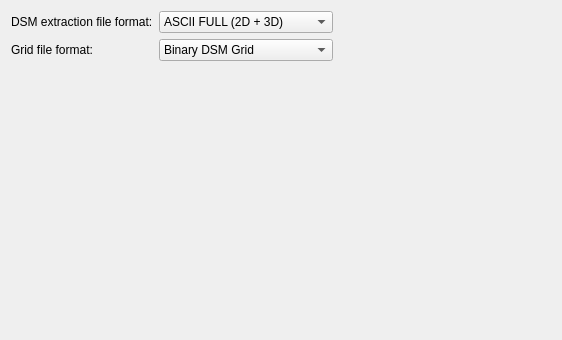
     <widget class="QWidget" name="tab_5">
      <attribute name="title">
       <string>Load / Save options</string>
      </attribute>
      <layout class="QGridLayout" name="gridLayout_14">
       <item row="0" column="0">
        <layout class="QGridLayout" name="gridLayout_13">
         <item row="0" column="0">
          <widget class="QLabel" name="label_29">
           <property name="text">
            <string>DSM extraction file format:</string>
           </property>
          </widget>
         </item>
         <item row="0" column="1">
          <widget class="QComboBox" name="comboBox8">
           <property name="currentIndex">
            <number>0</number>
           </property>
           <item>
            <property name="text">
             <string>ASCII FULL (2D + 3D)</string>
            </property>
           </item>
           <item>
            <property name="text">
             <string>ASCII 2D points</string>
            </property>
           </item>
           <item>
            <property name="text">
             <string>ASCII 2D points (BLUH)</string>
            </property>
           </item>
           <item>
            <property name="text">
             <string>Point cloud (without index)</string>
            </property>
           </item>
           <item>
            <property name="text">
             <string>Point cloud (with index)</string>
            </property>
           </item>
          </widget>
         </item>
         <item row="0" column="2">
          <spacer name="horizontalSpacer_27">
           <property name="orientation">
            <enum>Qt::Horizontal</enum>
           </property>
           <property name="sizeHint" stdset="0">
            <size>
             <width>208</width>
             <height>20</height>
            </size>
           </property>
          </spacer>
         </item>
         <item row="1" column="0">
          <widget class="QLabel" name="label_30">
           <property name="text">
            <string>Grid file format:</string>
           </property>
          </widget>
         </item>
         <item row="1" column="1">
          <widget class="QComboBox" name="comboBox9">
           <property name="currentIndex">
            <number>0</number>
           </property>
           <item>
            <property name="text">
             <string>Binary DSM Grid</string>
            </property>
           </item>
           <item>
            <property name="text">
             <string>ASCII DSM Grid</string>
            </property>
           </item>
          </widget>
         </item>
         <item row="1" column="2">
          <spacer name="horizontalSpacer_28">
           <property name="orientation">
            <enum>Qt::Horizontal</enum>
           </property>
           <property name="sizeHint" stdset="0">
            <size>
             <width>218</width>
             <height>20</height>
            </size>
           </property>
          </spacer>
         </item>
        </layout>
       </item>
       <item row="1" column="0">
        <spacer name="verticalSpacer_5">
         <property name="orientation">
          <enum>Qt::Vertical</enum>
         </property>
         <property name="sizeHint" stdset="0">
          <size>
           <width>20</width>
           <height>268</height>
          </size>
         </property>
        </spacer>
       </item>
      </layout>
     </widget>
